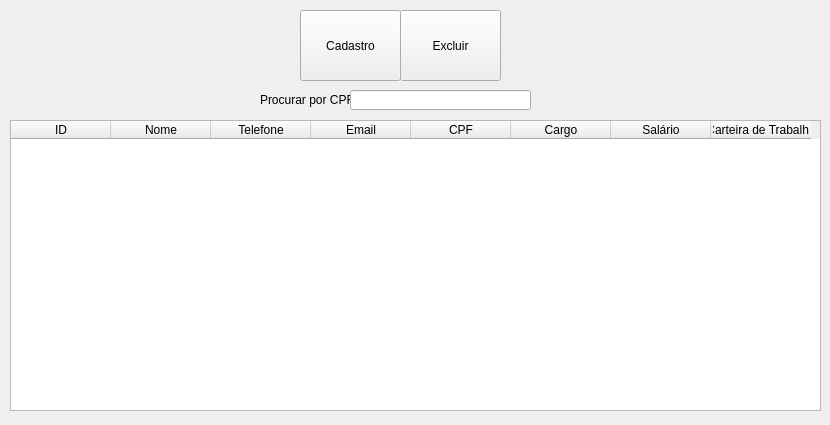
<?xml version="1.0" encoding="UTF-8"?>
<ui version="4.0">
 <class>funcionarioPage</class>
 <widget class="QWidget" name="funcionarioPage">
  <property name="geometry">
   <rect>
    <x>0</x>
    <y>0</y>
    <width>830</width>
    <height>425</height>
   </rect>
  </property>
  <property name="windowTitle">
   <string>Form</string>
  </property>
  <widget class="QPushButton" name="cadastroCli_button">
   <property name="geometry">
    <rect>
     <x>300</x>
     <y>10</y>
     <width>101</width>
     <height>71</height>
    </rect>
   </property>
   <property name="styleSheet">
    <string notr="true"/>
   </property>
   <property name="text">
    <string>Cadastro</string>
   </property>
   <property name="icon">
    <iconset>
     <normaloff>:/logo_cadastro/cadastrar.png</normaloff>:/logo_cadastro/cadastrar.png</iconset>
   </property>
  </widget>
  <widget class="QPushButton" name="excluirCli_button">
   <property name="geometry">
    <rect>
     <x>400</x>
     <y>10</y>
     <width>101</width>
     <height>71</height>
    </rect>
   </property>
   <property name="styleSheet">
    <string notr="true">image: url(:cliente/logo_cliente/cliente.png)</string>
   </property>
   <property name="text">
    <string>Excluir</string>
   </property>
   <property name="icon">
    <iconset>
     <normaloff>:/logo_excluir/excluir.png</normaloff>:/logo_excluir/excluir.png</iconset>
   </property>
  </widget>
  <widget class="QTableWidget" name="retorno_bd">
   <property name="geometry">
    <rect>
     <x>10</x>
     <y>120</y>
     <width>811</width>
     <height>291</height>
    </rect>
   </property>
   <column>
    <property name="text">
     <string>ID</string>
    </property>
   </column>
   <column>
    <property name="text">
     <string>Nome</string>
    </property>
   </column>
   <column>
    <property name="text">
     <string>Telefone</string>
    </property>
   </column>
   <column>
    <property name="text">
     <string>Email</string>
    </property>
   </column>
   <column>
    <property name="text">
     <string>CPF</string>
    </property>
   </column>
   <column>
    <property name="text">
     <string>Cargo</string>
    </property>
   </column>
   <column>
    <property name="text">
     <string>Salário</string>
    </property>
   </column>
   <column>
    <property name="text">
     <string>Carteira de Trabalho</string>
    </property>
   </column>
  </widget>
  <widget class="QLabel" name="CPFClient_3">
   <property name="geometry">
    <rect>
     <x>260</x>
     <y>90</y>
     <width>91</width>
     <height>20</height>
    </rect>
   </property>
   <property name="text">
    <string>Procurar por CPF:</string>
   </property>
  </widget>
  <widget class="QLineEdit" name="search_cpf_3">
   <property name="geometry">
    <rect>
     <x>350</x>
     <y>90</y>
     <width>181</width>
     <height>20</height>
    </rect>
   </property>
   <property name="text">
    <string/>
   </property>
  </widget>
 </widget>
 <resources>
  <include location="logo_cadastro.qrc"/>
  <include location="logo_excluir.qrc"/>
  <include location="logo_cestaCli.qrc"/>
  <include location="logo_adicionarCesta.qrc"/>
  <include location="logo_excluircesta.qrc"/>
 </resources>
 <connections/>
</ui>
